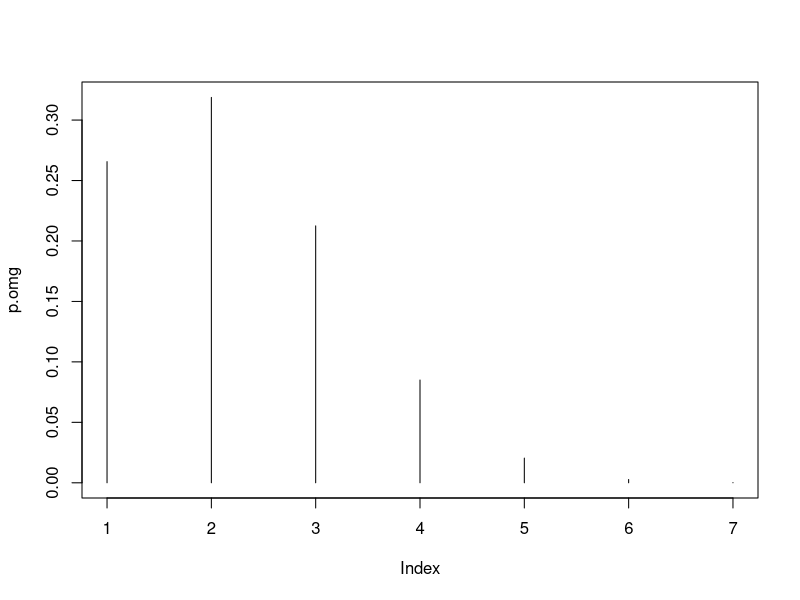
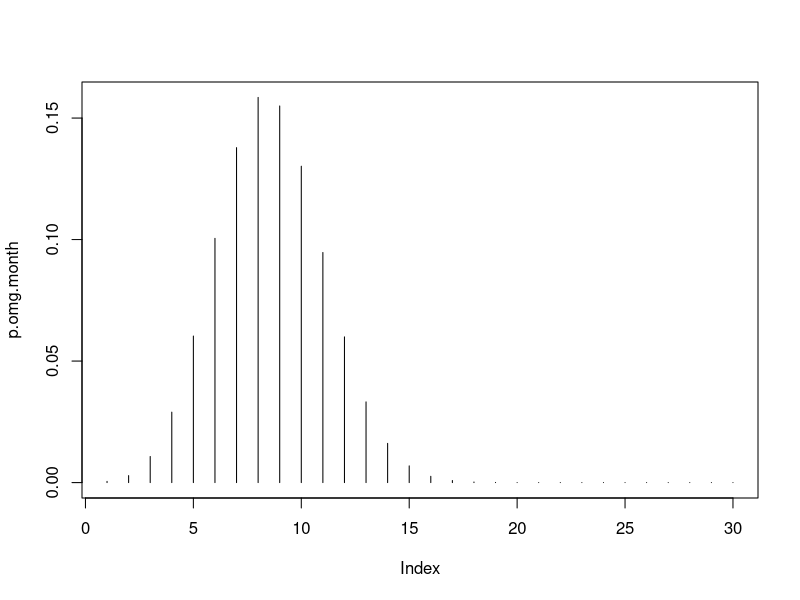
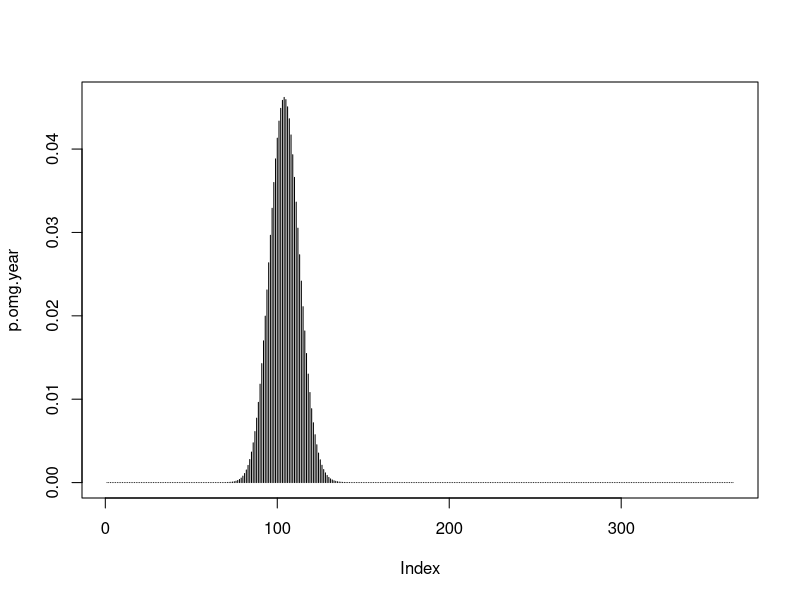
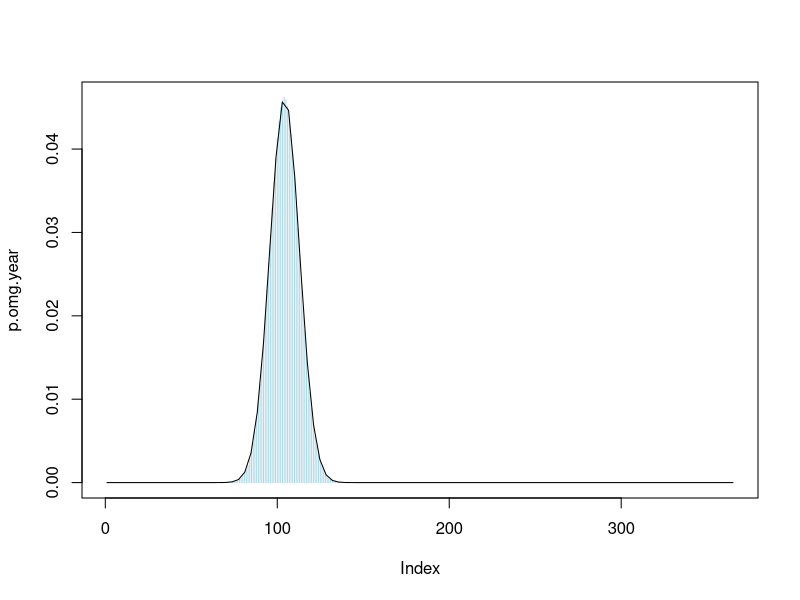
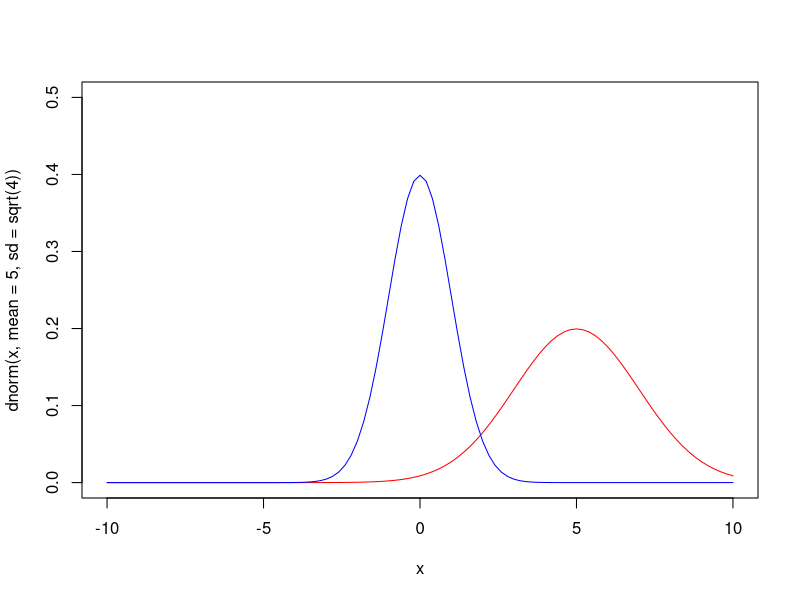
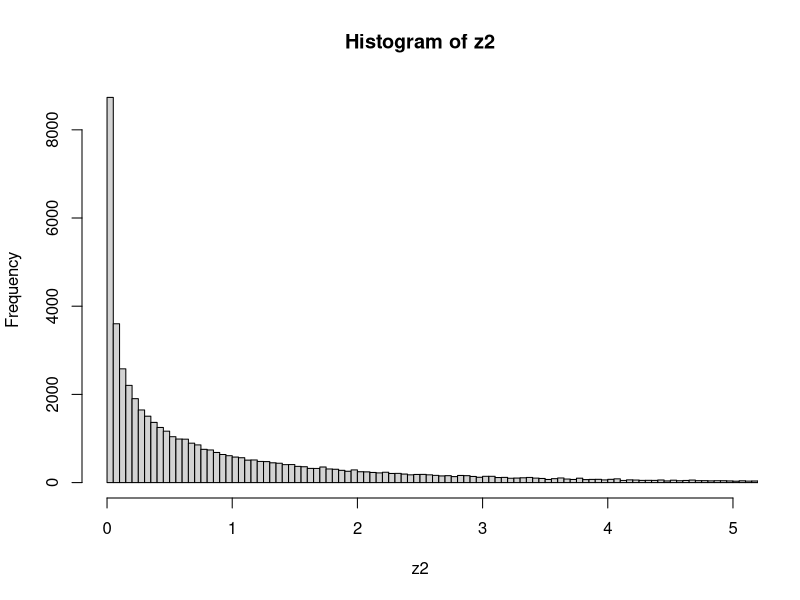
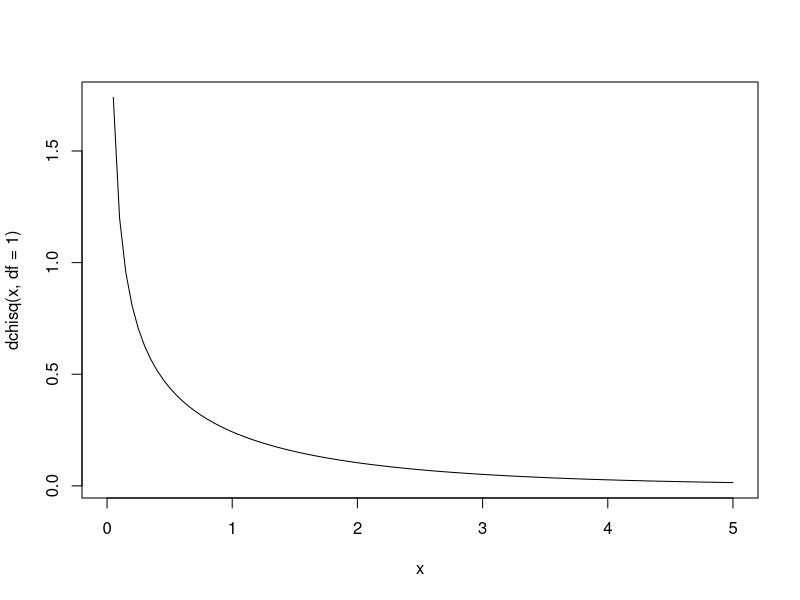
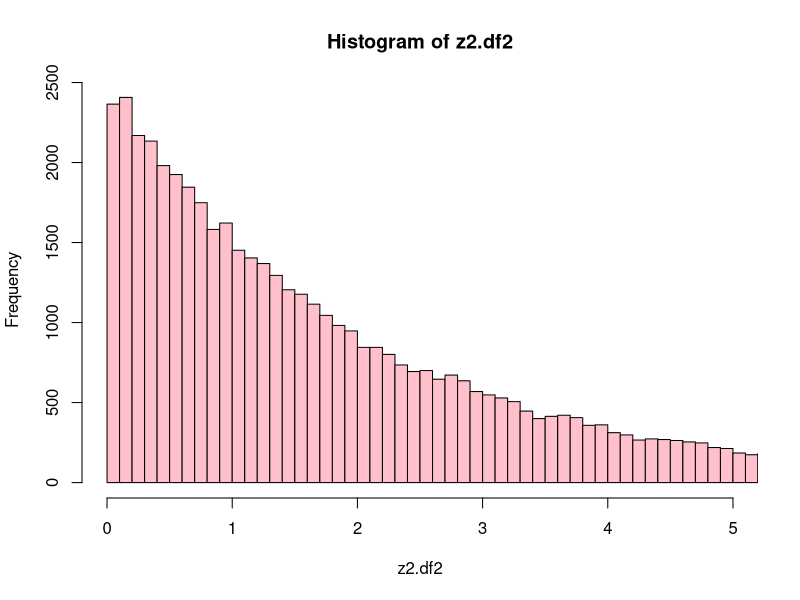

Source code (R) for these figures, in order:
## ---- chunk 1
dbinom(3, size=7, prob=2/7)
## ---- chunk 2
omg <- 1:7
p.omg <- dbinom(omg,size=7,prob=2/7)
p.omg
## ---- chunk 3
plot(p.omg,type="h")
## ---- chunk 4
omg.month <- 1:30
p.omg.month <- dbinom(omg.month,size=30,prob=2/7)
plot(p.omg.month,type="h")
## ---- chunk 5
omg.year <- 1:365
p.omg.year <- dbinom(omg.year,size=365,prob=2/7)
plot(p.omg.year,type="h")
## ---- chunk 6
bi.mean <- 365*2/7
bi.var <- 365*2/7*5/7
plot(p.omg.year,type="h",col="lightblue")
curve(dnorm(x,mean=bi.mean,sd=sqrt(bi.var)),add=TRUE)
## ---- chunk 7
curve(dnorm(x,mean=5,sd=sqrt(4)),xlim=c(-10,10),ylim=c(0,0.5),col="red")
curve(dnorm(x),col="blue",add=TRUE)
## ---- chunk 8
z2 <- (rnorm(50000))^2
hist(z2,breaks=300,xlim=c(0,5))
## ---- chunk 9
curve(dchisq(x,df=1),xlim=c(0,5))
## ---- chunk 10
z2.df2 <- (rnorm(50000))^2 + (rnorm(50000))^2
hist(z2.df2,breaks=300,xlim=c(0,5),col="pink")
## ---- chunk 11
curve(dchisq(x,df=2),xlim=c(0,5))
## ---- chunk 12
z2.df3 <- (rnorm(50000))^2 + (rnorm(50000))^2 + (rnorm(50000))^2
hist(z2.df3,breaks=300,xlim=c(0,5),col="lightgreen")
## ---- chunk 13
z2.df4 <- (rnorm(50000))^2 + (rnorm(50000))^2 + (rnorm(50000))^2 + (rnorm(50000))^2
hist(z2,breaks=300,xlim=c(0,5),ylim=c(0,6000),col="lightblue")
hist(z2.df2,breaks=300,xlim=c(0,5),col="pink",add=TRUE)
hist(z2.df3,breaks=300,xlim=c(0,5),col="lightgreen",add=TRUE)
hist(z2.df4,breaks=300,xlim=c(0,5),col="lightyellow",add=TRUE)
## ---- chunk 14
curve(dchisq(x,df=1),xlim=c(0,5),col="blue")
curve(dchisq(x,df=2),xlim=c(0,5),col="red",add=TRUE)
curve(dchisq(x,df=3),xlim=c(0,5),col="green",add=TRUE)
curve(dchisq(x,df=4),xlim=c(0,5),col="yellow",add=TRUE)
## ---- chunk 15
curve(dt(x,df=1),xlim=c(-5,5))
## ---- chunk 16
curve(dt(x,df=1),xlim=c(-5,5),ylim=c(0,0.5),col="#ff0000")
curve(dt(x,df=2),col="#ff0033",add=TRUE)
curve(dt(x,df=4),col="#ff0066",add=TRUE)
curve(dt(x,df=8),col="#ff0099",add=TRUE)
curve(dt(x,df=16),col="#ff00cc",add=TRUE)
curve(dt(x,df=128),col="#ff00ff",add=TRUE)
curve(dnorm(x),col="#0000ff",add=TRUE)
## ---- chunk 17
curve(dt(x,df=24,ncp=0),xlim=c(-3,10),ylim=c(0,0.5),col="#ff0000")
curve(dt(x,df=24,ncp=1),col="#ff3300",add=TRUE)
curve(dt(x,df=24,ncp=2),col="#ff6600",add=TRUE)
curve(dt(x,df=24,ncp=3),col="#ff9900",add=TRUE)
curve(dt(x,df=24,ncp=4),col="#ffaa00",add=TRUE)
curve(dt(x,df=24,ncp=6),col="#ffdd00",add=TRUE)
curve(dt(x,df=24,ncp=8),col="#ffff00",add=TRUE)
abline(v=0,col="#ff0000",lwd=1)
## ---- chunk 18
curve(dt(x,df=8,ncp=4),xlim=c(-3,10),ylim=c(0,0.5),col="#0000ff")
curve(dt(x,df=16,ncp=4),col="#3300ff",add=TRUE)
curve(dt(x,df=24,ncp=4),col="#6600ff",add=TRUE)
curve(dt(x,df=32,ncp=4),col="#9900ff",add=TRUE)
curve(dt(x,df=40,ncp=4),col="#aa00ff",add=TRUE)
curve(dt(x,df=48,ncp=4),col="#dd00ff",add=TRUE)
curve(dt(x,df=56,ncp=4),col="#ff00ff",add=TRUE)
abline(v=4,col="#ff00ff",lwd=1)
## ---- chunk 19
curve(dt(x,df=24,ncp=0),xlim=c(-5,10),ylim=c(0,0.5),col="#ff0000")
curve(dt(x,df=24,ncp=2.5),col="#0000ff",add=TRUE)
abline(v=qt(.975,df=24),col="#333333",lwd=1.5)
abline(v=qt(.025,df=24),col="#333333",lwd=1.5)
## ---- chunk 20
pt(qt(.025,df=24),df=24,ncp=2.5)
## ---- chunk 21
1-pt(qt(.975,df=24),df=24,ncp=2.5)
## ---- chunk 22
require(pwr)
pwr.t.test(n=25,d=0.5,sig.level=0.05,type="one.sample")
## ---- chunk 23
curve(dchisq(x,df=1,ncp=0),xlim=c(0,10),col="red")
curve(dchisq(x,df=1,ncp=6.25),col="blue",add=TRUE)
## ---- chunk 24
1-pchisq(qchisq(.95,df=1),df=1,ncp=6.25)
## ---- chunk 25
require(pwr)
pwr.chisq.test(w=0.5,N=25,df=1,sig.level=0.05)
## ---- chunk 26
curve(df(x,df1=1,df2=24,ncp=0),xlim=c(0,10),col="red")
curve(df(x,df1=1,df2=24,ncp=6.25),col="blue",add=TRUE)
abline(v=qf(.95,df1=1,df2=24),col="#666666",lwd=1.5)
## ---- chunk 27
1-pf(qf(.95,df1=1,df2=24),df1=1,df2=24,ncp=6.25)
